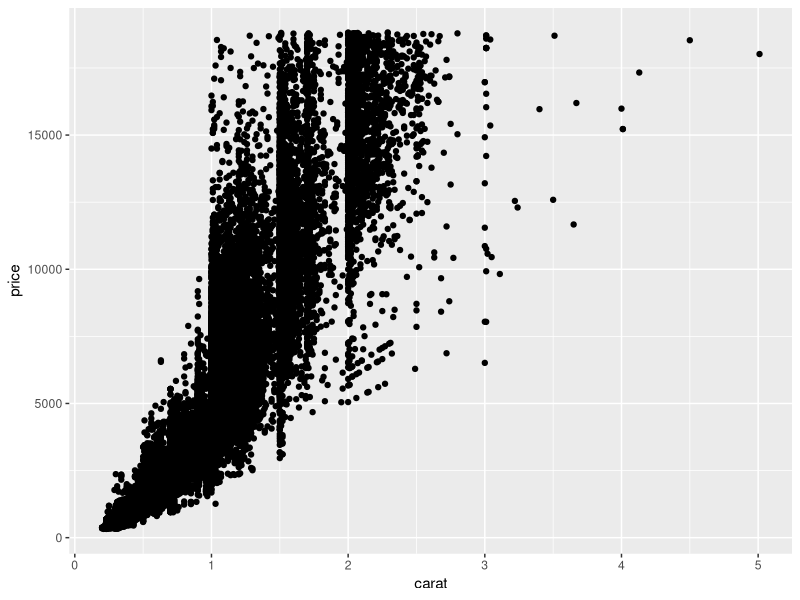
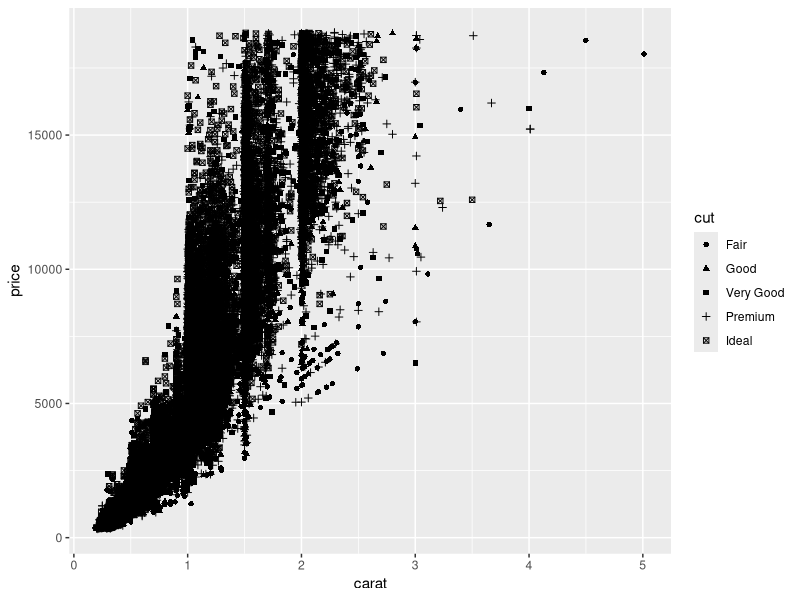

Reproduce these figures in R, in order.
## ---- chunk 1
# knitr options
knitr::opts_chunk$set(echo = TRUE)
## ---- chunk 2

## ---- chunk 3
library(tidyverse)
head(diamonds)
## ---- chunk 4
## TODO: Complete this code
ggplot(data = diamonds) +
  geom_point(mapping = aes(x = carat, y = price))
## ---- chunk 5
## TODO: Complete this code
ggplot(data = diamonds) +
  geom_point(mapping = aes(x = carat, y = price, shape = cut))
